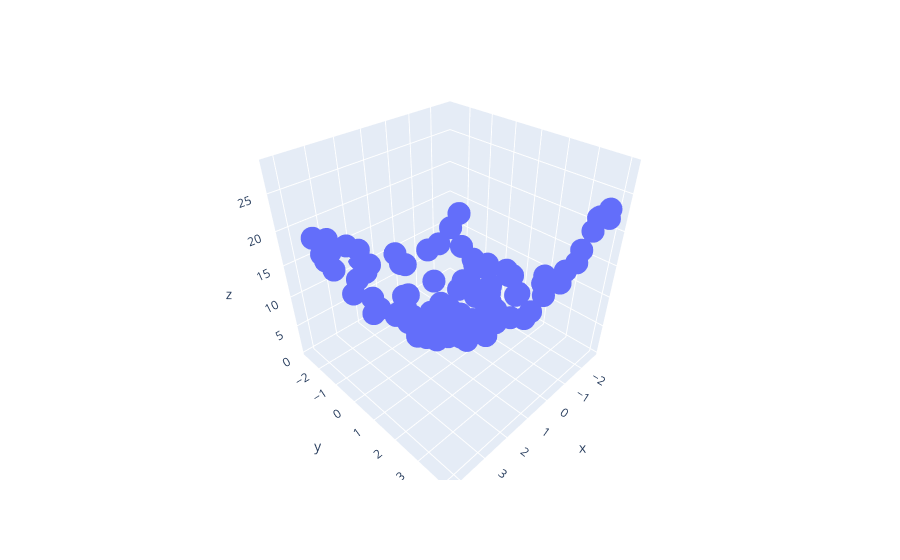

Write notebook code for a chart like this one.
### Code cell
px.scatter_3d(x=x.ravel(),y=y.ravel(),z=z.ravel())
